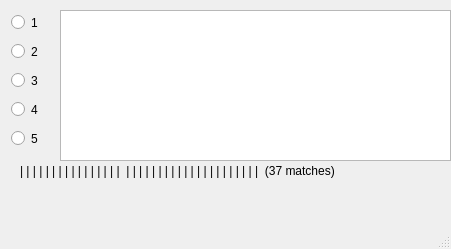
<?xml version="1.0" encoding="UTF-8"?>
<ui version="4.0">
 <class>MainWindow</class>
 <widget class="QMainWindow" name="MainWindow">
  <property name="geometry">
   <rect>
    <x>0</x>
    <y>0</y>
    <width>451</width>
    <height>249</height>
   </rect>
  </property>
  <property name="windowTitle">
   <string>MainWindow</string>
  </property>
  <widget class="QWidget" name="centralwidget">
   <widget class="QLabel" name="label">
    <property name="geometry">
     <rect>
      <x>20</x>
      <y>130</y>
      <width>621</width>
      <height>81</height>
     </rect>
    </property>
    <property name="text">
     <string>| | | | | | | | | | | | | | | |  | | | | | | | | | | | | | | | | | | | | |  (37 matches)</string>
    </property>
   </widget>
   <widget class="QRadioButton" name="one">
    <property name="geometry">
     <rect>
      <x>11</x>
      <y>11</y>
      <width>34</width>
      <height>23</height>
     </rect>
    </property>
    <property name="text">
     <string>1</string>
    </property>
    <attribute name="buttonGroup">
     <string notr="true">buttonGroup</string>
    </attribute>
   </widget>
   <widget class="QRadioButton" name="three">
    <property name="geometry">
     <rect>
      <x>11</x>
      <y>69</y>
      <width>34</width>
      <height>23</height>
     </rect>
    </property>
    <property name="text">
     <string>3</string>
    </property>
    <attribute name="buttonGroup">
     <string notr="true">buttonGroup</string>
    </attribute>
   </widget>
   <widget class="QRadioButton" name="five">
    <property name="geometry">
     <rect>
      <x>11</x>
      <y>127</y>
      <width>34</width>
      <height>23</height>
     </rect>
    </property>
    <property name="text">
     <string>5</string>
    </property>
    <attribute name="buttonGroup">
     <string notr="true">buttonGroup</string>
    </attribute>
   </widget>
   <widget class="QRadioButton" name="two">
    <property name="geometry">
     <rect>
      <x>11</x>
      <y>40</y>
      <width>34</width>
      <height>23</height>
     </rect>
    </property>
    <property name="text">
     <string>2</string>
    </property>
    <attribute name="buttonGroup">
     <string notr="true">buttonGroup</string>
    </attribute>
   </widget>
   <widget class="QRadioButton" name="four">
    <property name="geometry">
     <rect>
      <x>11</x>
      <y>98</y>
      <width>34</width>
      <height>23</height>
     </rect>
    </property>
    <property name="text">
     <string>4</string>
    </property>
    <attribute name="buttonGroup">
     <string notr="true">buttonGroup</string>
    </attribute>
   </widget>
   <widget class="QListWidget" name="listWidget">
    <property name="geometry">
     <rect>
      <x>60</x>
      <y>10</y>
      <width>391</width>
      <height>151</height>
     </rect>
    </property>
   </widget>
  </widget>
  <widget class="QMenuBar" name="menubar">
   <property name="geometry">
    <rect>
     <x>0</x>
     <y>0</y>
     <width>451</width>
     <height>22</height>
    </rect>
   </property>
  </widget>
  <widget class="QStatusBar" name="statusbar"/>
 </widget>
 <resources/>
 <connections/>
 <buttongroups>
  <buttongroup name="buttonGroup"/>
 </buttongroups>
</ui>
